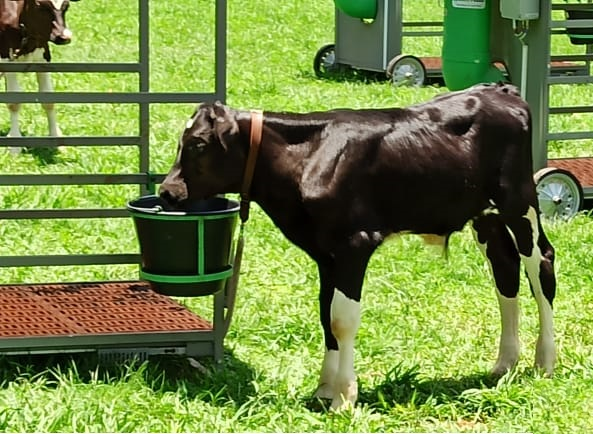
#> input picture Contorno - Refatorado/bezerros/bezerra1.jpeg, 593 x 434 px
$ python limiar.py   (older library calls are emulated)
#> lines starting #> are read from the running program, lines starting #| are printed output that depends on the picture; after the words box and inside, x2 and y2 are one past the last pixel; in counts of white or black regions, pixels touching at a corner belong together
import cv2
import numpy as np
import matplotlib.pyplot as plt
import mahotas as mh

def LimiarAdaptativo(img):
    return cv2.adaptiveThreshold(img, 255,cv2.ADAPTIVE_THRESH_GAUSSIAN_C, cv2.THRESH_BINARY_INV, 21, 5)

def LimiarNormal(img):
    limiar, imgLimiar = cv2.threshold(img,240,255,cv2.THRESH_BINARY)
    limiar2, imgLimiar2 = cv2.threshold(img,60,255,cv2.THRESH_BINARY_INV)
    return cv2.addWeighted(imgLimiar,0.5,imgLimiar2,0.5,0)

def LimiarOtsu(img):
    T = mh.thresholding.otsu(img)
    temp = img.copy()
    temp[temp > T] = 255
    temp[temp < 255] = 0
    temp = cv2.bitwise_not(temp)
    return temp

path = "./bezerros/bezerra"

results = []

for i in range(1,7):
    b = cv2.cvtColor(cv2.imread(path + str(i) + ".jpeg"), cv2.COLOR_BGR2GRAY)
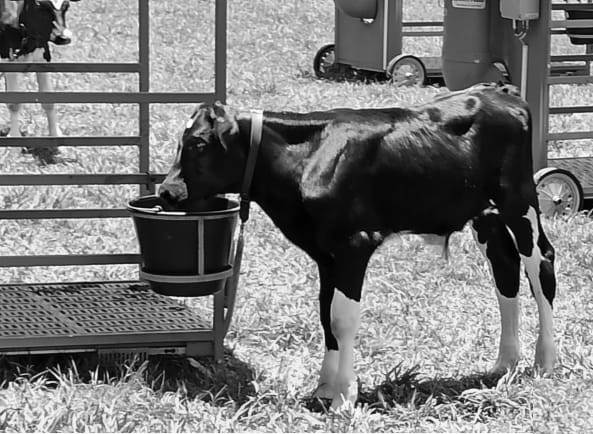
#> b: shape (434, 593); min 0, max 254, mean 123.3
    results.append(cv2.GaussianBlur(b, (7,7),0))
#> pass 2 of the loop `for i in range(1,7):`:
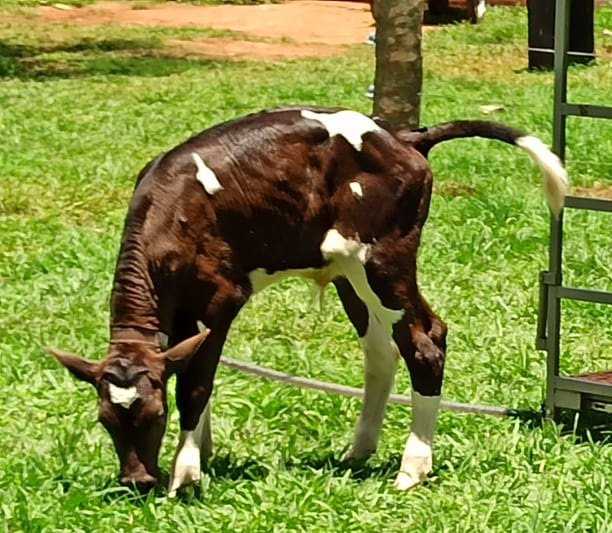
#> input picture Contorno - Refatorado/bezerros/bezerra2.jpeg, 612 x 533 px
#> `b = cv2.cvtColor(cv2.imread(path + str(i) + ".jpeg"), cv2.COLOR_BGR2GR..`:
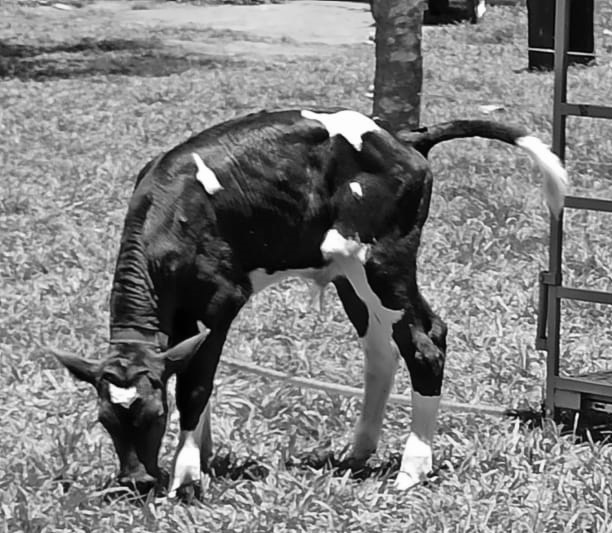
#> b: shape (533, 612); min 0, max 255, mean 126.8
#> pass 3 of the loop `for i in range(1,7):`:
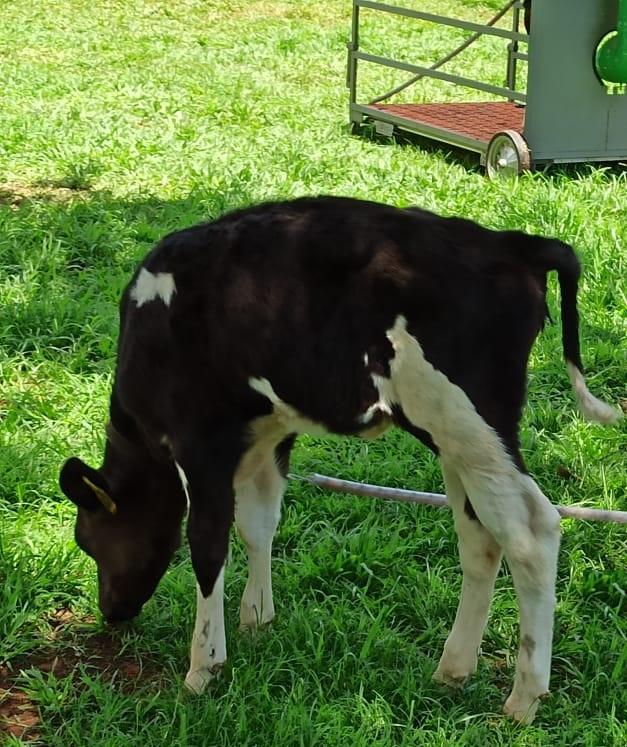
#> input picture Contorno - Refatorado/bezerros/bezerra3.jpeg, 627 x 747 px
#> `b = cv2.cvtColor(cv2.imread(path + str(i) + ".jpeg"), cv2.COLOR_BGR2GR..`:
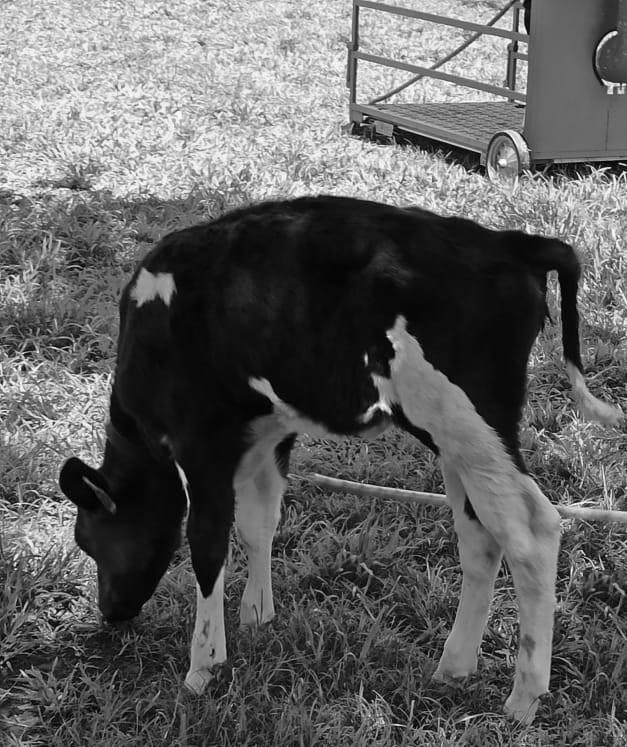
#> b: shape (747, 627); min 0, max 254, mean 97.1
#> the loop made 6 passes; the first 3 are shown

i = 1
#> i = 1
for img in results:
    fig, axs = plt.subplots(1,3,constrained_layout=True)
    fig.suptitle('Resultado da imagem ' + str(i), fontsize=16)
    axs[0].set_title('Limiar Normal')
    axs[0].imshow(LimiarNormal(img))
    axs[1].set_title('Limiar Adaptativo')
    axs[1].imshow(LimiarAdaptativo(img))
    axs[2].set_title('Limiar Otsu')
    axs[2].imshow(LimiarOtsu(img))
    plt.show()
    i+=1
#> this loop made 6 passes
#> pass 1, in LimiarNormal, `limiar, imgLimiar = cv2.threshold(img,240,255,cv2.THRESH_BINARY)`:
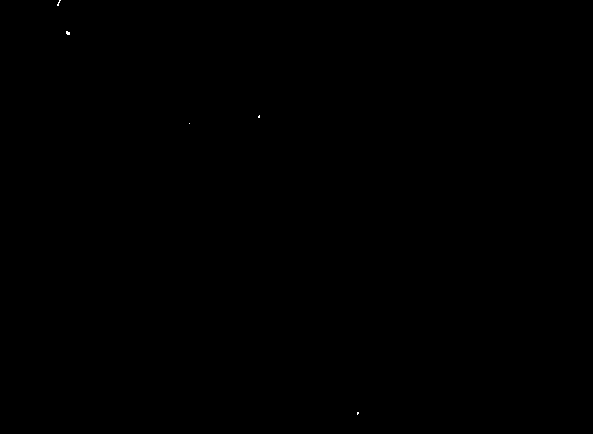
#> imgLimiar: shape (434, 593); 0.01% white in thin lines or dots, all inside (x1, y1, x2, y2) = (57, 0, 359, 415)
#> pass 1, in LimiarNormal, `limiar2, imgLimiar2 = cv2.threshold(img,60,255,cv2.THRESH_BINARY_INV)`:
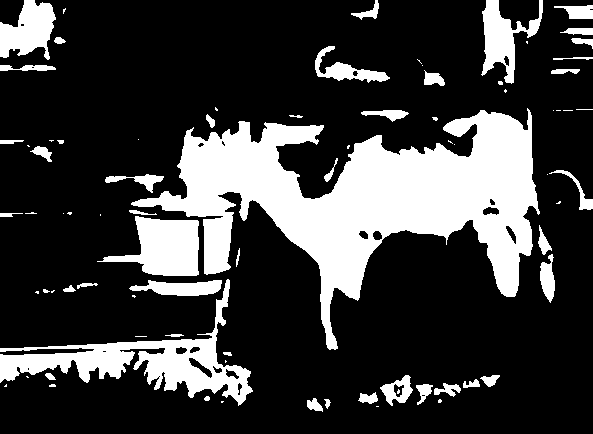
#> imgLimiar2: shape (434, 593); 23.6% white; 81 white regions (37 under 20 px), largest, box (x1, y1, x2, y2) and area: (131, 108, 540, 350) 37448, (0, 279, 253, 406) 7794, (97, 216, 199, 276) 3534
#> pass 1, in LimiarOtsu, `temp = img.copy()`:
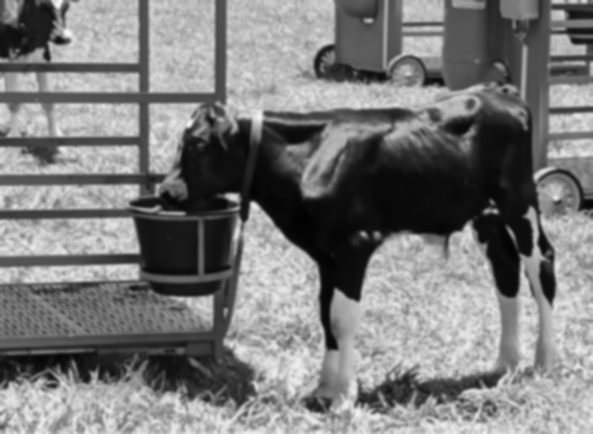
#> temp: shape (434, 593); min 1, max 248, mean 123.2
#> pass 1, in LimiarOtsu, `temp = cv2.bitwise_not(temp)`:
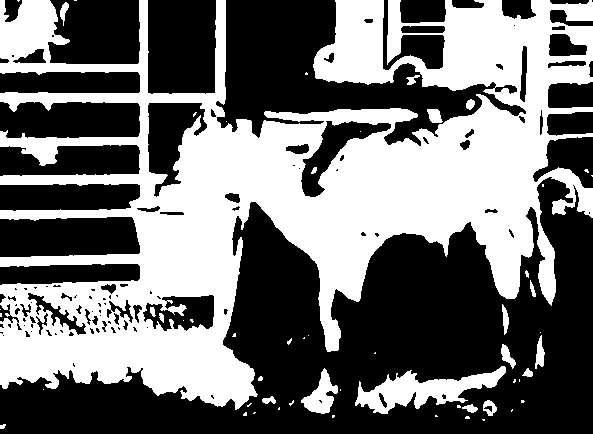
#> temp: shape (434, 593); 44.6% white; 56 white regions (35 under 20 px), largest, box (x1, y1, x2, y2) and area: (0, 0, 593, 410) 109279, (355, 366, 506, 414) 3035, (301, 368, 338, 414) 799
#> pass 1, `plt.show()`:
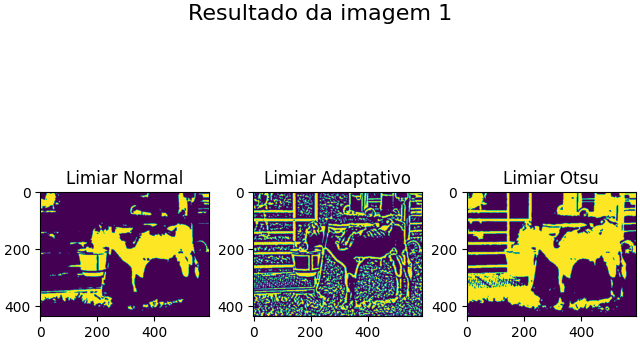
#> figure drawn by matplotlib, 3 panels
#> pass 2, `plt.show()`:
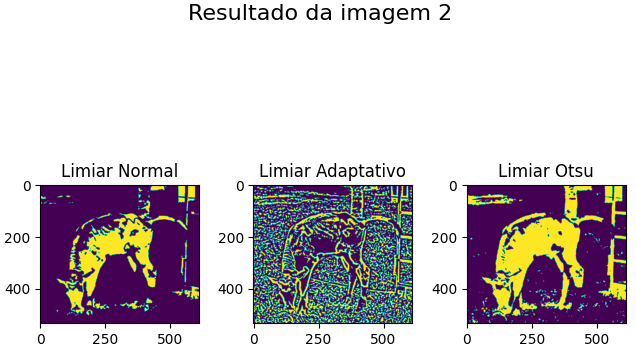
#> figure drawn by matplotlib, 3 panels
